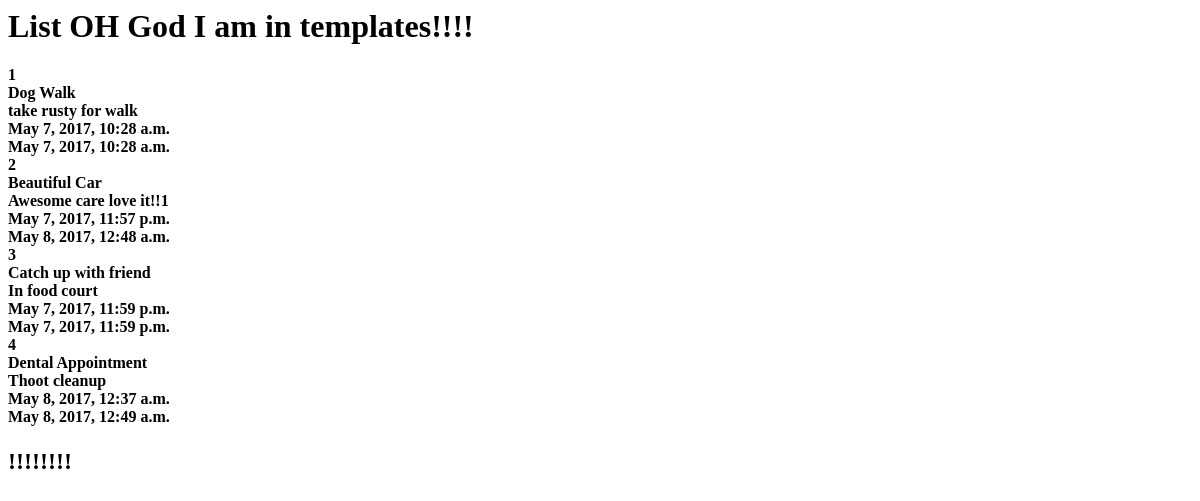
/posts/, run on an earlier commit of the app's database.
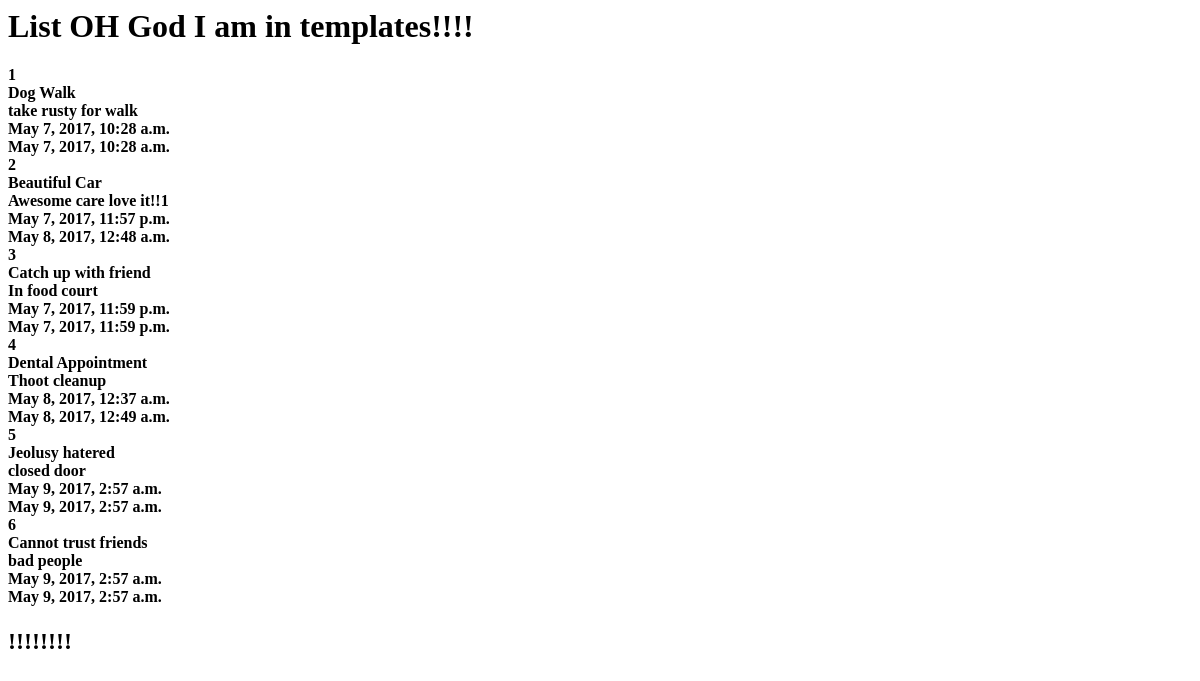
And on a later commit of the database.
### posts/models.py (models this page shows, shortened)
class Post(models.Model):
    title = models.CharField(max_length =120)
    content = models.TextField()
    updated = models.DateTimeField(auto_now = True, auto_now_add = False)
    timestamp = models.DateTimeField(auto_now = False, auto_now_add = True)

### posts/views.py (the view)
def post_list(request):
    queryset = Post.objects.all()
    context = {
        "object_list": queryset,
        "title" : "List"
    }
    return render(request, "index.html", context)

### posts/templates/index.html
<h1>{{title}} OH God I am in templates!!!!</h1>
<h4>
{% for obj in object_list %}
  {{obj.id}}<br/>
  {{obj.title}}<br/>
  {{obj.content}}<br/>
  {{obj.timestamp}}<br/>
  {{obj.updated}}<br/>
{% endfor %}
</h4>
<h2>{{instance.title}}!!!!!!!!</h2>

What changed in the data, as far as the page shows it:
added Post: id "5", title "Jeolusy hatered", content "closed door", timestamp "May 9, 2017, 2:57 a.m.", updated "May 9, 2017, 2:57 a.m."
added Post: id "6", title "Cannot trust friends", content "bad people", timestamp "May 9, 2017, 2:57 a.m.", updated "May 9, 2017, 2:57 a.m."
